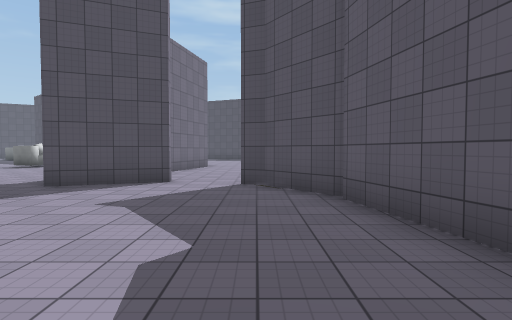
View 1 (above)

20 first-person views from a walk through a 3-D level made in the Unity game engine. The camera is 1.5 m above the floor, tilts 2° down and sees 80° across. Doors are open. The floor is counted in squares, 2 m on a side. Each view is taken from the middle of a square. On the plan, view 1 faces up. The plan holds only what a view shows up to about 10 squares ahead; the rest is blank. The place goes on beyond the plan. The player is left out. Surface patterns are stand-ins for the level's own textures.

View 2
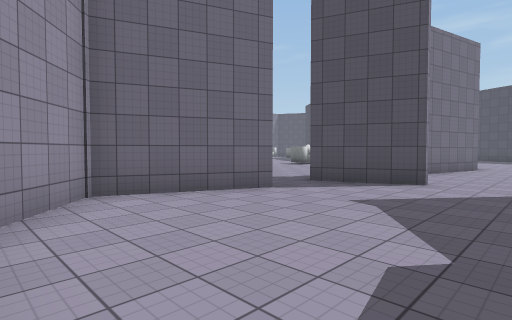

View 3
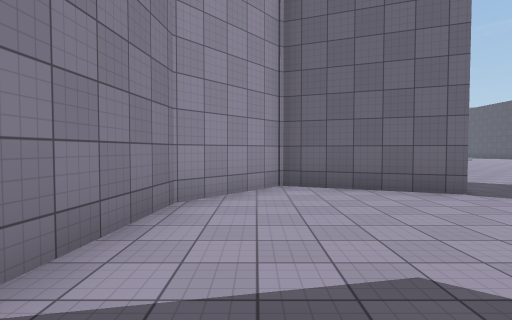

View 4
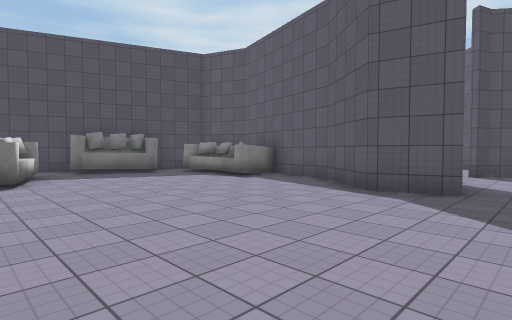

View 5
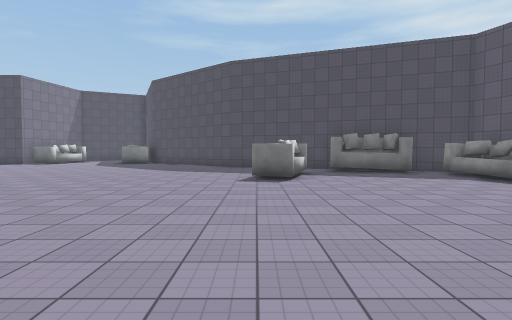

View 6
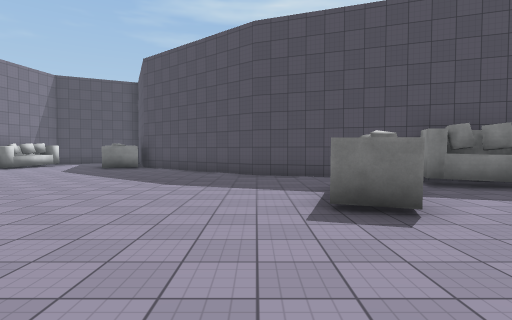

View 7
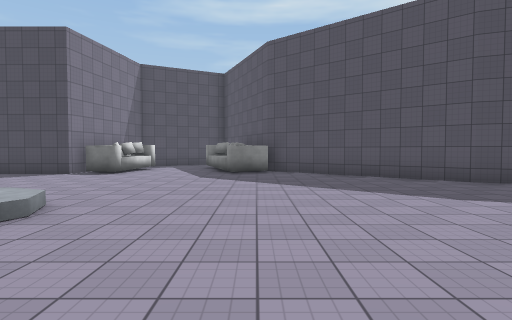

View 8
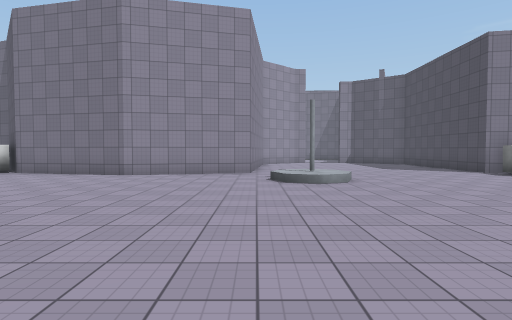

View 9
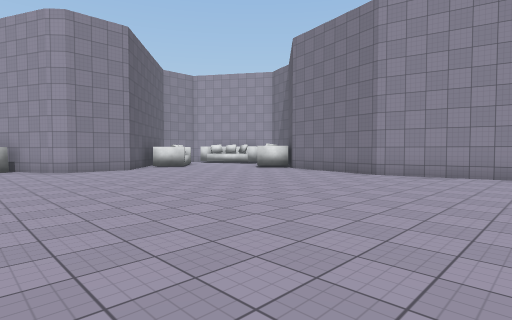

View 10
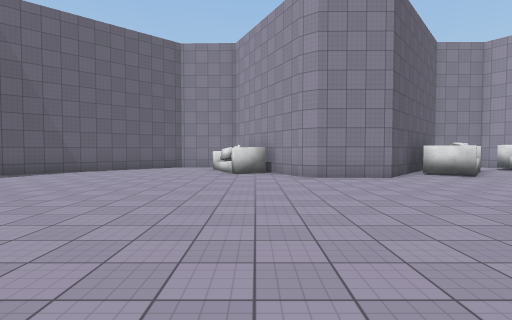

View 11
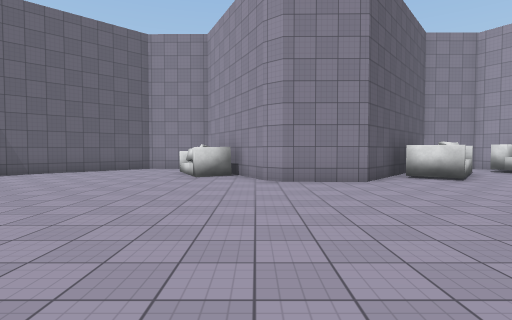

View 12
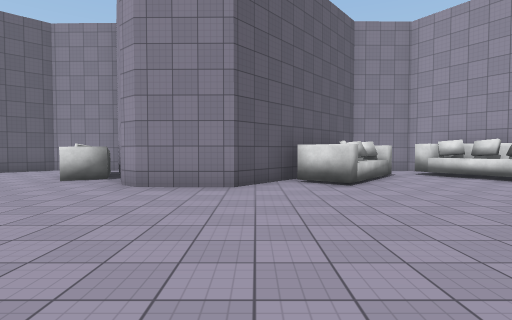

View 13
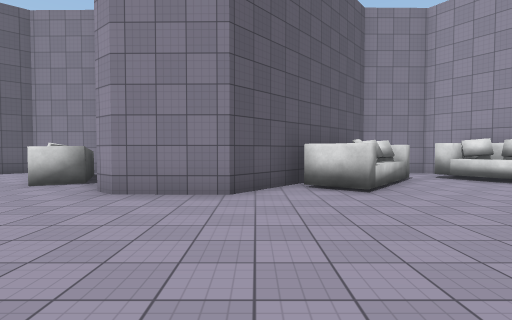

View 14
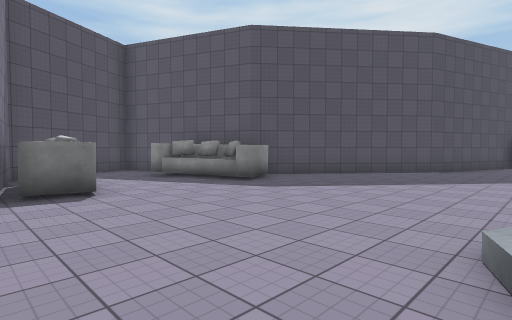

View 15
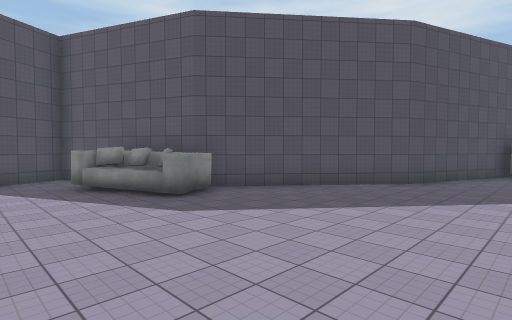

View 16
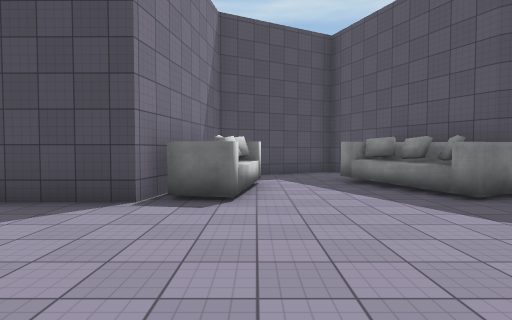

View 17
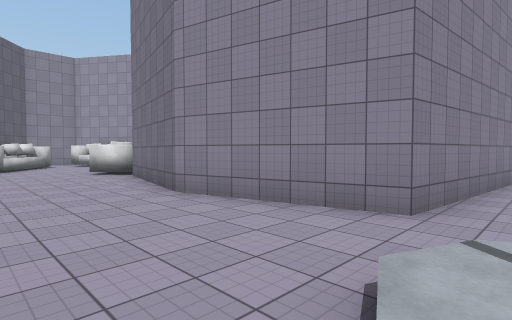

View 18
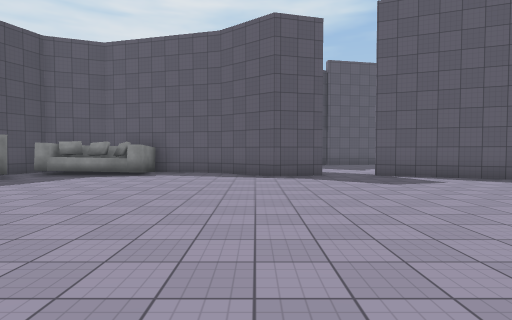

View 19
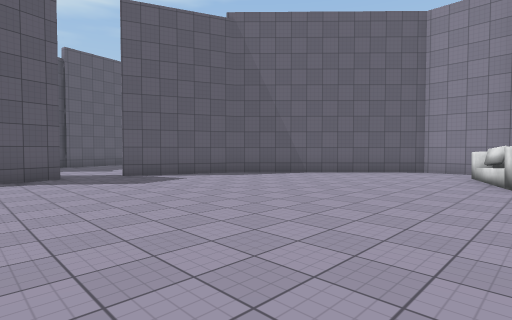

View 20
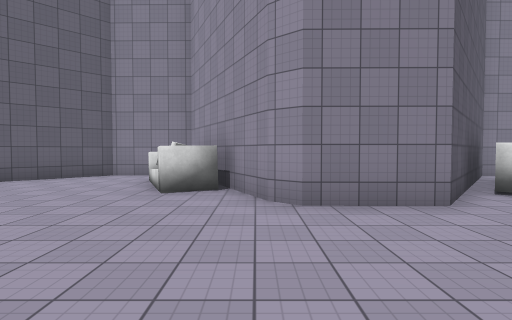

### Floor plan
Points are (right, up) in squares from view 1. A wall is a line through its corners. A room is listed if a view was taken in it or the views show most of it. See-through windows are left out.
Room 1 (views 1, 2, 3)
walls: (1.4, 4.8) (0.2, 6.4) (-0.3, 6.6); (1.9, 2.1) (1.3, 4.7); (-4, 4.6) (-5.3, 1.5); (-1.9, 7) (-4.3, 6.1); (-5.4, 1.6) (-3.2, -0.1) (-0.6, -0.4)
ways out: open door at (-4, 5.5) to room 2; open door at (-1, 7)
Room 2 (views 4, 5, 6, 7, 8, 9, 10, 11, 12, 13, 14, 15, 16, 17, 18, 19, 20)
walls: (-22.6, 12.9) (-21.7, 12.8) (-20.8, 9.2) (-21.6, 5.4); (-7.4, 16.5) (-11, 17.9) (-15.3, 21.3); (-4.3, 6.1) (-4.6, 7.5) (-3.4, 9.1) (-2.8, 11.4); (-13.1, -0.7) (-12.6, -1.8); (-3.3, 15) (-4.1, 15.3); (-12, -2.7) (-9.9, -2.7) (-5.5, 1.5) (-4.3, 4.7); (-22.4, -2.5) (-20.4, -2.6) (-16.6, 2) (-14.6, 2) (-14.2, 1.6) (-13.6, 0.3); (-17.3, 25.5) (-17.5, 26) (-21, 24.3) (-21.7, 20.3) (-22.6, 20.3)
ways out: open door at (-4, 5.5) to room 1; opening at (-2.7, 13)
objects: other object (-22, -1); other object (-22, 4) to (-21, 4); other object (-21, 21) to (-20, 22); other object (-20, -1) to (-18, 1); other object (-20, 14); other object (-18, 21) to (-16, 23); other object (-13, -1) to (-12, 0); other object (-10, 13) to (-9, 15); other object (-7, 15) to (-5, 16); other object (-4, 12) to (-3, 14)

Where each view was taken, in squares from view 1:
view 1: 0 up, 0 right, facing up
view 2: 0 up, 0 right, facing up-left
view 3: 1 up, 1 right, facing left
view 4: 5 up, 10 left, facing up-right
view 5: 5 up, 10 left, facing up
view 6: 9 up, 11 left, facing up
view 7: 11 up, 16 left, facing up
view 8: 13 up, 12 left, facing left
view 9: 13 up, 12 left, facing down-left
view 10: 10 up, 13 left, facing down
view 11: 9 up, 14 left, facing down
view 12: 8 up, 17 left, facing down
view 13: 7 up, 17 left, facing down
view 14: 15 up, 22 left, facing up-right
view 15: 15 up, 20 left, facing up-right
view 16: 16 up, 20 left, facing up
view 17: 14 up, 18 left, facing down-left
view 18: 8 up, 13 left, facing right
view 19: 8 up, 13 left, facing down-right
view 20: 6 up, 14 left, facing down
